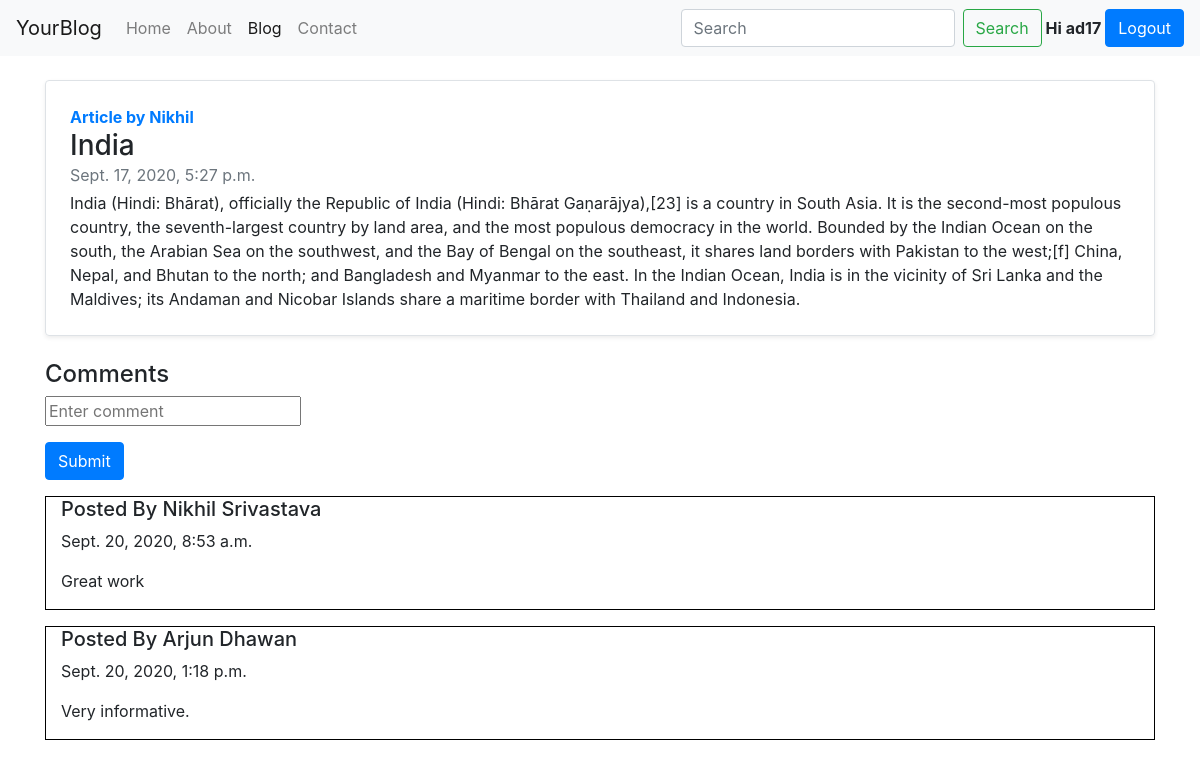
Screenshot of /blog/first (signed in) with the database file from the repository.
### blog/models.py (models this page shows)
class Post(models.Model):
    sno = models.IntegerField()
    title = models.CharField(max_length=200)
    content = models.TextField()
    author = models.CharField(max_length=100)
    timeStamp = models.DateTimeField(blank=True)
    slug = models.CharField(max_length=200)

class BlogComment(models.Model):
    sno = models.AutoField(primary_key=True)
    comment = models.TextField()
    user = models.ForeignKey(User, on_delete=models.CASCADE)
    post = models.ForeignKey(Post, on_delete=models.CASCADE)
    parent = models.ForeignKey('self', on_delete=models.CASCADE, null=True)
    timeStamp = models.DateTimeField(default=now)

### blog/views.py (the view)
# urls.py: path('<str:slug>', views.blogpost, name='blogpost'),
def blogpost(request, slug):
    post = Post.objects.filter(slug=slug).first()
    comment = BlogComment.objects.filter(post=post)
    return render(request, 'blog/post.html', {'post': post, 'comment': comment})

### templates/blog/post.html (shortened to what this page needs)
{% extends 'base.html' %}{% block title %}Blog {% endblock title %}aaaaasssssas
{% block blogactive %}active {% endblock blogactive %}{% block body %}
<div class="container my-4">
  <div
    class="row no-gutters border rounded overflow-hidden flex-md-row mb-4 shadow-sm h-md-250 position-relative"
  >
    <div class="col p-4 d-flex flex-column position-static">
      <strong class="text-primary"
        >Article by <a href="/about">{{post.author}}</a></strong
      >
      <h3 class="mb-0">{{post.title}}</h3>
      <div class="mb-1 text-muted">{{post.timeStamp}}</div>
      <p class="card-text mb-auto">{{post.content}}</p>
    </div>
  </div>
</div>
<div class="container">
  <h4>Comments</h4>
  <form action="/blog/postcomment" method="post">
    <div class="form-group">
      <input type="text" name="comment" placeholder="Enter comment" />
    </div>
    <button class="btn btn-primary">Submit</button>
  </form>
  {% for c in comment %}
  <div class="col-md-12 my-3" style="border: 1px solid black">
    <h5>Posted By {{c.user.first_name}} {{ c.user.last_name}}</h5>
    <p>{{c.timeStamp}}</p>
    <p>{{c.comment}}</p>
  </div>
  {% endfor %}
</div>
{% endblock body %}

### templates/base.html (shortened to what this page needs)
<!DOCTYPE html>
<html lang="en">
  <head>
    <link
      rel="stylesheet"
      href="https://stackpath.bootstrapcdn.com/bootstrap/4.5.2/css/bootstrap.min.css"
    />
  </head>
  <body>
    <nav class="navbar navbar-expand-lg navbar-light bg-light">
      <a class="navbar-brand" href="/">YourBlog</a>
      <div class="collapse navbar-collapse" id="navbarSupportedContent">
        <ul class="navbar-nav mr-auto">
          <li class="nav-item {% block homeactive %} {% endblock homeactive %}">
            <a class="nav-link" href="/"
              >Home <span class="sr-only">(current)</span></a
            >
          </li>
          <li
            class="nav-item {% block aboutactive %} {% endblock aboutactive %}"
          >
            <a class="nav-link" href="/about">About</a>
          </li>
          <li class="nav-item {% block blogactive %} {% endblock blogactive %}">
            <a class="nav-link" href="/blog">Blog</a>
          </li>
          <li
            class="nav-item {% block contactactive %} {% endblock contactactive %}"
          >
            <a class="nav-link" href="/contact">Contact</a>
          </li>
        </ul>
        <form action="/search" method="get" class="form-inline my-2 my-lg-0">
          <input
            class="form-control mr-sm-2"
            type="search"
            placeholder="Search"
            aria-label="Search"
            name="search"
            id="search"
          />
          <button class="btn btn-outline-success my-2 my-sm-0" type="submit">
            Search
          </button>
        </form>
        {% if user.is_authenticated %}
        <strong style="margin-left: 4px"> Hi {{request.user}}</strong>
        <a href="/logout" class="btn btn-primary" style="margin-left: 4px">
          Logout</a
        >
        {% endif %}
      </div>
    </nav>
    {% block body %} {% endblock body %}
  </body>
</html>

### rows the page displays
Post: author "Nikhil", title "India", timeStamp "Sept. 17, 2020, 5:27 p.m.", content "India (Hindi: Bhārat), officially the Republic of India (Hindi: Bhārat Gaṇarājya),[23] is a country in South Asia. It is the second-most populous country, the seventh-largest country by land area, and the most populous democracy in the world. Bounded by the Indian Ocean on the south, the Arabian Sea on the southwest, and the Bay of Bengal on the southeast, it shares land borders with Pakistan to the west;[f] China, Nepal, and Bhutan to the north; and Bangladesh and Myanmar to the east. In the Indian Ocean, India is in the vicinity of Sri Lanka and the Maldives; its Andaman and Nicobar Islands share a maritime border with Thailand and Indonesia."
BlogComment: user.first_name "Nikhil", user.last_name "Srivastava", timeStamp "Sept. 20, 2020, 8:53 a.m.", comment "Great work"
BlogComment: user.first_name "Arjun", user.last_name "Dhawan", timeStamp "Sept. 20, 2020, 1:18 p.m.", comment "Very informative."

### other values shown
{{ request.user }} "ad17"
